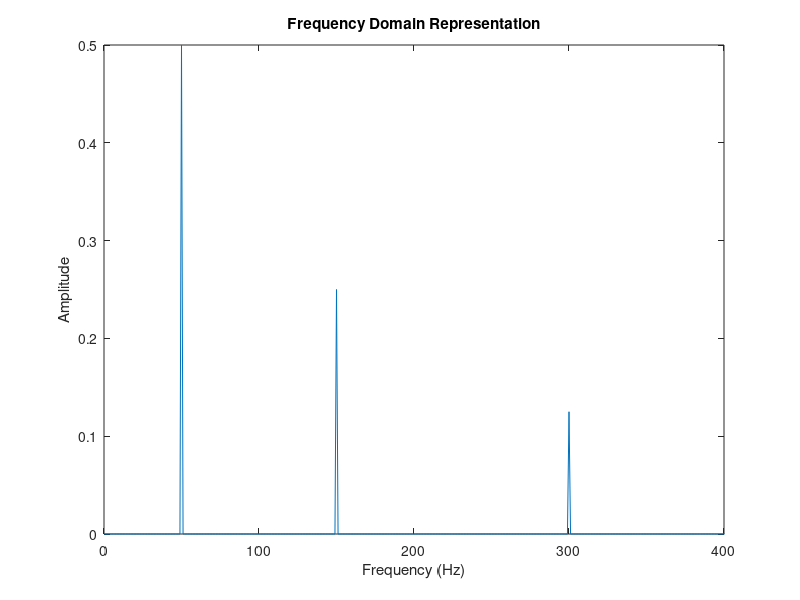

Write the MATLAB code that produced this figure. (Note: this script raises an error after producing the figure.)
Fs = 800;
t = 0:1/Fs:1-1/Fs;

x = sin(2* pi * 50* t) + 0.5* sin(2* pi * 150 * t)+ 0.25 * sin(2* pi* 300*t);
N = length(x);
X = fft(x);
f = (0:N-1)*(Fs/N);
amp = abs(X)/N;

%figure;
plot(f, amp);
xlabel('Frequency (Hz)');
ylabel('Amplitude');
title('Frequency Domain Representation');
xlim([0 Fs/2]);
frequencies;
grid on;